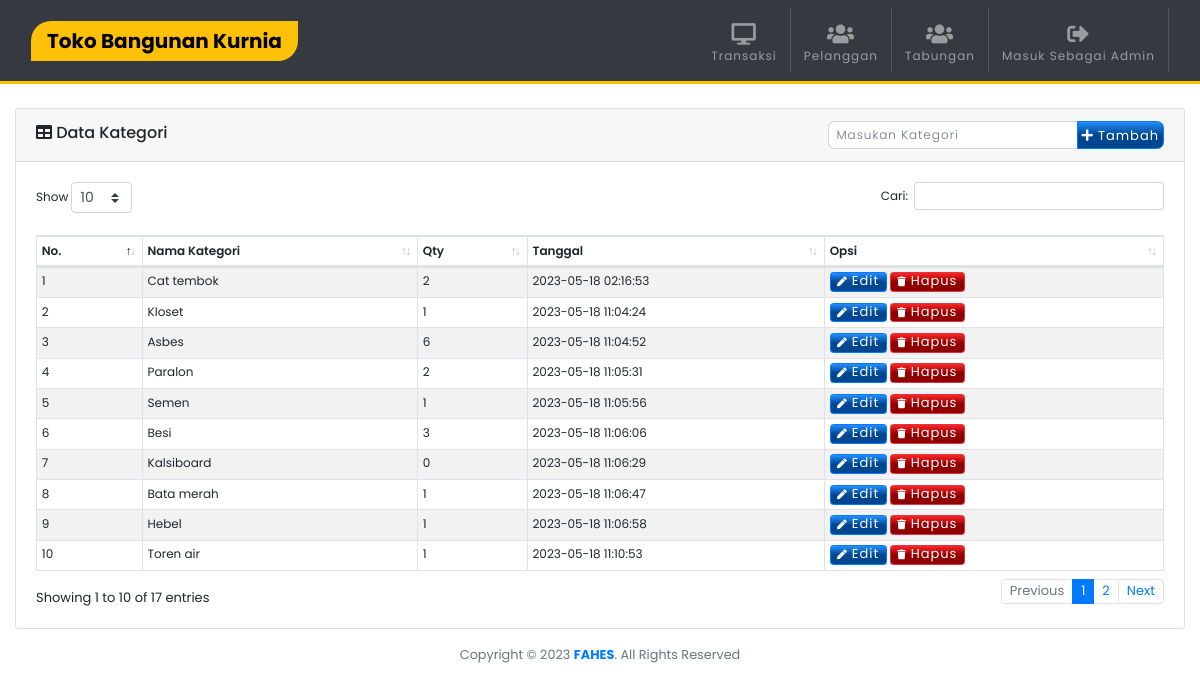
Screenshot of /kategori.php (signed in) with the database file from the repository.
### tables this page shows
CREATE TABLE `kategori` (
  `idkategori` int(11) NOT NULL,
  `nama_kategori` varchar(100) NOT NULL,
  `tgl_dibuat` timestamp NOT NULL DEFAULT current_timestamp() ON UPDATE current_timestamp()
);

### kategori.php (the view, shortened to what this page needs)
<?php include 'template/header.php';?>
<br>
<div class="card">
    <div class="card-header">
        <div class="card-tittle"><i class="fa fa-table me-2 d-none d-sm-inline-block d-md-inline-block"></i> Data Kategori
        <?php
            if(!empty($_GET['edit'])){
                $idkategori = $_GET['edit'];
                $edit = mysqli_query($conn,"SELECT * FROM kategori WHERE idkategori='$idkategori'");
                while($e=mysqli_fetch_array($edit)){
                    $namo= $e['nama_kategori'];
                    echo '<form method="POST" class="float-right">
                    <div class="input-group">
                        <input type="text" name="nama_kategori" class="form-control form-control-sm bg-white"
                        style="border-radius:0.428rem 0px 0px 0.428rem;"
                        placeholder="Masukan Kategori" value="'.$namo.'" required>
                        <div class="input-group-append">
                            <button class="btn btn-success btn-xs p-1" name="update"
                            style="border-radius: 0px 0.428rem 0.428rem 0px;" type="submit">
                                <i class="fas fa-check"></i><span class="d-none d-sm-inline-block d-md-inline-block ml-1">Update</span>
                            </button>
                            <a href="kategori.php" class="btn btn-danger btn-xs py-1 px-2 ml-1"><i class="fas fa-times"></i>
                            <span class="d-none d-sm-inline-block d-md-inline-block ml-1">Batal</span></a>
                        </div>
                    </div>
                </form>';
                }
            } else { ?>
                <form method="POST" class="float-right">
                <div class="input-group">
                    <input type="text" name="nama_kategori" class="form-control form-control-sm bg-white"
                    style="border-radius:0.428rem 0px 0px 0.428rem;"
                    placeholder="Masukan Kategori" required>
                    <div class="input-group-append">
                        <button class="btn btn-primary btn-xs p-1" name="addkategori"
                        style="border-radius: 0px 0.428rem 0.428rem 0px;" type="submit">
                            <i class="fa fa-plus"></i><span class="d-none d-sm-inline-block d-md-inline-block ml-1">Tambah</span>
                        </button>
                    </div>
                </div>
            </form>
            <?php } ?>
        </div>
    </div>
        <div class="card-body">
            <table class="table table-striped table-sm table-bordered dt-responsive nowrap" id="table" width="100%">
                        <thead>
                        <tr>
                            <th>No.</th>
                            <th>Nama Kategori</th>
                            <th>Qty</th>
                            <th>Tanggal</th>
                            <th>Opsi</th>
                        </tr>
                        </thead>
                        <tbody>
                            <?php
                                $no=1;
                                $data_produk=mysqli_query($conn,"SELECT * FROM kategori ORDER BY idkategori ASC");
                                while($d=mysqli_fetch_array($data_produk)){
                                    $idkategori = $d['idkategori'];
                                    ?>
                                    <tr>
                                        <td><?php echo $no++ ?></td>
                                        <td><?php echo $d['nama_kategori'] ?></td>
                                        <td><?php
                                            $result1 = mysqli_query($conn,"SELECT Count(idproduk) AS count FROM produk p, kategori k WHERE p.idkategori=k.idkategori and k.idkategori='$idkategori' ORDER BY idproduk ASC");
                                            $cekrow = mysqli_num_rows($result1);
                                            $row1 = mysqli_fetch_assoc($result1);
                                            $count = $row1['count'];
                                            if($cekrow > 0){
                                            echo ribuan($count);
                                            }
                                        ?></td>
                                        <td><?php echo $d['tgl_dibuat'] ?></td>
                                        <td>
                                            <button type="button" class="btn btn-primary btn-xs"
                                             data-toggle="modal" data-target="#editK<?php echo $idkategori ?>">
                                             <i class="fa fa-pen fa-xs mr-1"></i>Edit</button>
                                            <a class="btn btn-danger btn-xs" href="?hapus=<?php echo $idkategori ?>"
                                            onclick="javascript:return confirm('Hapus Data produk - <?php echo $d['nama_kategori'] ?> ?');">
                                            <i class="fa fa-trash fa-xs mr-1"></i>Hapus</a>
                                        </td>
                                    </tr>
                        <?php }?>
					</tbody>
                </table>
        </div>
</div>
<?php include 'template/footer.php';?>

### template/header.php (shortened to what this page needs)
<?php
include "config.php";
function ribuan($nilai)
{
    return number_format($nilai, 0, ',', '.');
}
$result1 = mysqli_query($conn, "SELECT * FROM login");
while ($data = mysqli_fetch_array($result1)) {
    $toko = $data['nama_toko'];
}
?>
<!DOCTYPE html>
<html lang="en">
<head>
    <link rel="stylesheet" href="assets/css/bootstrap.min.css">
    <link rel="stylesheet" href="assets/css/style.css">
    <link href="assets/fontawesome/css/all.min.css" rel="stylesheet" type="text/css">
    <link href="assets/vendor/datatables/dataTables.bootstrap4.min.css" rel="stylesheet">
    <link href="assets/css/buttons.dataTables.min.css" rel="stylesheet">
    <link href="assets/vendor/datatables/responsive.bootstrap4.min.css" rel="stylesheet">
</head>
<body>
    <nav class="navbar navbar-expand-lg navbar-dark bg-dark sticky-top">
        <div class="container">
            <a class="navbar-brand px-3 bg-warning"><?php echo $toko ?></a>
            <div class="collapse navbar-collapse" id="navbarC">
                <ul class="navbar-nav ml-auto">
                    <li class="nav-item">
                        <a class="nav-link" href="index.php">
                            <span class="text-center d-block pt-2"><i
                                    class="fa fa-desktop fa-2x"></i></span>Transaksi</a>
                    </li>
                    <li class="nav-item">
                        <a class="nav-link" href="pelanggan.php">
                            <span class="text-center d-block pt-2"><i class="fa fa-users fa-2x"></i></span>Pelanggan</a>
                    </li>
                    <li class="nav-item">
                        <a class="nav-link" href="tabungan.php">
                            <span class="text-center d-block pt-2"><i class="fa fa-users fa-2x"></i></span>Tabungan</a>
                    </li>
                    <li class="nav-item">
                        <a class="nav-link" href="logout.php">
                            <span class="text-center d-block pt-2"><i class="fa fa-sign-out-alt fa-2x"></i></span>Masuk
                            Sebagai Admin</a>
                    </li>
                </ul>
            </div>
        </div>
    </nav>
    <div class="container">

### template/footer.php (shortened to what this page needs)
</div>
<footer class="text-center mb-0 py-3">
    <p class="text-muted small mb-0">Copyright &copy; <?php echo  date("Y"); ?> <a href="#"
            style="text-decoration:none;">
            <b>FAHES</b></a>. All Rights Reserved</p>
</footer>
</body>
</html>

### assets/css/style.css (style rules this page uses)
html, body { font-size: 100%; font-family: 'Poppins', sans-serif; scroll-behavior: smooth; }
a { text-decoration: none !important; }
.container { max-width: 1250px; }
.btn { font-size: small !important; letter-spacing: 1px !important; }
.btn-primary { background: linear-gradient(180deg, rgb(37, 143, 255) 0%, rgb(0, 70, 145) 50%) !important; }
.btn-danger { background: linear-gradient(180deg, rgb(255, 37, 37) 0%, rgb(145, 0, 0) 50%) !important; }
::placeholder { opacity: 1; font-size: 12px !important; letter-spacing: 1px; font-weight: 300; }
input[type=text],input[type=password],input[type=number],input[type=email],textarea,input[type=hidden],input[type=search] { font-size: 12px !important; }
.fa-2x { font-size: 1.80em !important; }
.btn-group-xs > .btn, .btn-xs { padding: .25rem .4rem; font-size: .875rem; line-height: .5; border-radius: .2rem; }
.navbar { border-bottom: 3px solid #ffc107; }
.navbar-dark .navbar-nav .nav-item { font-weight: 400 !important; font-size: 12px; color: #c5c5c5 !important; letter-spacing: 1px; padding-left: 5px !important; padding-right: 5px !important; }
.navbar-dark .navbar-brand { font-weight: 700 !important; border-radius: 20px 0px; color: #000 !important; }
.navbar-dark .navbar-nav .nav-item { border-right: 1px solid rgb(87, 87, 87); }
.card-tittle { font-weight: 500 !important; }
table { font-size: 12px !important; }
table thead>tr>th { font-weight: 600 !important; }

### rows the page displays
kategori: nama_kategori "Cat tembok", count "2", tgl_dibuat "2023-05-18 02:16:53"
kategori: nama_kategori "Kloset", count "1", tgl_dibuat "2023-05-18 11:04:24"
kategori: nama_kategori "Asbes", count "6", tgl_dibuat "2023-05-18 11:04:52"
kategori: nama_kategori "Paralon", count "2", tgl_dibuat "2023-05-18 11:05:31"
kategori: nama_kategori "Semen", count "1", tgl_dibuat "2023-05-18 11:05:56"
kategori: nama_kategori "Besi", count "3", tgl_dibuat "2023-05-18 11:06:06"
kategori: nama_kategori "Kalsiboard", count "0", tgl_dibuat "2023-05-18 11:06:29"
kategori: nama_kategori "Bata merah", count "1", tgl_dibuat "2023-05-18 11:06:47"
kategori: nama_kategori "Hebel", count "1", tgl_dibuat "2023-05-18 11:06:58"
kategori: nama_kategori "Toren air", count "1", tgl_dibuat "2023-05-18 11:10:53"

### other values shown
$toko "Toko Bangunan Kurnia"
